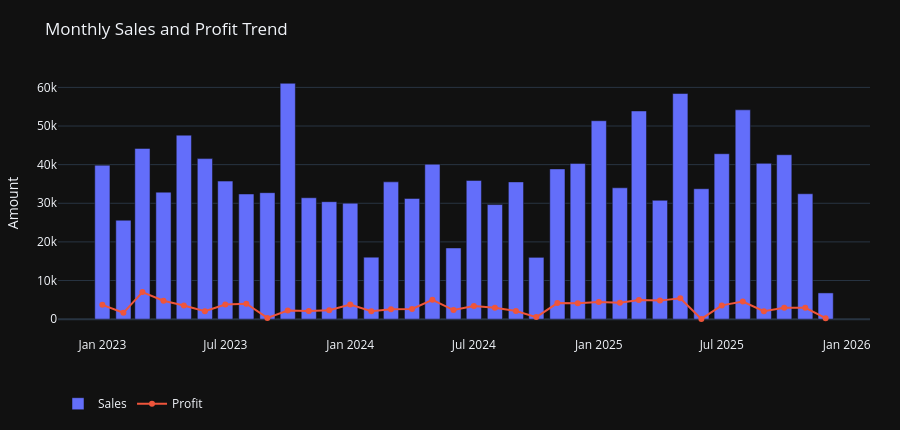

Source (notebook cell):
### Markdown cell above
## 6. Create interactive Plotly charts

### Code cell
template = 'plotly_dark'
plotly_config = {'displayModeBar': True, 'responsive': True}

fig_monthly = make_subplots(specs=[[{'secondary_y': False}]])
fig_monthly.add_trace(go.Bar(x=monthly['Order Month'], y=monthly['Sales'], name='Sales'))
fig_monthly.add_trace(go.Scatter(x=monthly['Order Month'], y=monthly['Profit'], name='Profit', mode='lines+markers'))
fig_monthly.update_layout(template=template, title='Monthly Sales and Profit Trend', height=430, legend=dict(orientation='h', y=-0.2), margin=dict(l=30,r=30,t=70,b=70))
fig_monthly.update_yaxes(title='Amount')

fig_region = px.bar(regional, x='Region', y=['Sales','Profit'], barmode='group', title='Regional Performance: Sales vs Profit', template=template, height=430)
fig_cat = px.pie(category, names='Category', values='Sales', title='Sales Mix by Category', template=template, hole=0.52, height=430)
fig_products = px.bar(top_products.sort_values('Sales'), y='Product Name', x='Sales', orientation='h', title='Top 10 Products by Sales', template=template, height=520, hover_data=['Profit','Orders'])
fig_sub = px.bar(subcategory.sort_values('Sales'), y='Sub-Category', x=['Sales','Profit'], orientation='h', barmode='group', title='Top Sub-Categories: Sales and Profit', template=template, height=500)
fig_segment = px.bar(segment, x='Segment', y=['Sales','Profit'], barmode='group', title='Customer Segment Performance', template=template, height=430, hover_data=['Customers'])
fig_ship = px.bar(ship, x='Ship Mode', y='Orders', color='Profit', title='Shipping Mode Performance by Orders and Profit', template=template, height=430, hover_data=['Sales','Avg_Ship_Days'])
fig_state = px.bar(state.sort_values('Sales'), y='State', x='Sales', orientation='h', title='Top 10 States by Sales', template=template, height=500, hover_data=['Profit'])
fig_discount = px.bar(discount, x='Discount Band', y=['Sales','Profit'], barmode='group', title='Discount Impact on Sales and Profit', template=template, height=430)
fig_scatter = px.scatter(df, x='Sales', y='Profit', color='Category', size='Quantity', hover_data=['Product Name','Region','Segment'], title='Sales vs Profit Relationship by Category', template=template, height=500)

fig_monthly.show()

### Figure 1 — Plotly figure (JSON) as saved in the notebook; plotly's stock layout.template omitted (floating-point values rounded to 4 significant figures)
{"data": [{"name": "Sales", "type": "bar", "x": ["2023-01", "2023-02", "2023-03", "2023-04", "2023-05", "2023-06", "2023-07", "2023-08", "2023-09", "2023-10", "2023-11", "2023-12", "2024-01", "2024-02", "2024-03", "2024-04", "2024-05", "2024-06", "2024-07", "2024-08", "2024-09", "2024-10", "2024-11", "2024-12", "2025-01", "2025-02", "2025-03", "2025-04", "2025-05", "2025-06", "2025-07", "2025-08", "2025-09", "2025-10", "2025-11", "2025-12"], "y": [39860.0, 25620.0, 44200.0, 32880.0, 47640.0, 41560.0, 35740.0, 32410.0, 32740.0, 61060.0, 31430.0, 30410.0, 30020.0, 16030.0, 35550.0, 31250.0, 40100.0, 18430.0, 35910.0, 29670.0, 35530.0, 16000.0, 38900.0, 40330.0, 51370.0, 34010.0, 53900.0, 30760.0, 58410.0, 33760.0, 42830.0, 54190.0, 40340.0, 42570.0, 32460.0, 6789.0]}, {"mode": "lines+markers", "name": "Profit", "type": "scatter", "x": ["2023-01", "2023-02", "2023-03", "2023-04", "2023-05", "2023-06", "2023-07", "2023-08", "2023-09", "2023-10", "2023-11", "2023-12", "2024-01", "2024-02", "2024-03", "2024-04", "2024-05", "2024-06", "2024-07", "2024-08", "2024-09", "2024-10", "2024-11", "2024-12", "2025-01", "2025-02", "2025-03", "2025-04", "2025-05", "2025-06", "2025-07", "2025-08", "2025-09", "2025-10", "2025-11", "2025-12"], "y": [3700.0, 1640.0, 7009.0, 4765.0, 3549.0, 2053.0, 3789.0, 4013.0, 326.3, 2245.0, 2135.0, 2305.0, 3760.0, 2026.0, 2536.0, 2641.0, 4997.0, 2349.0, 3413.0, 2974.0, 2117.0, 527.9, 4150.0, 4093.0, 4417.0, 4252.0, 4948.0, 4796.0, 5393.0, 50.26, 3562.0, 4554.0, 2064.0, 2958.0, 2938.0, 249.9]}], "layout": {"height": 430, "legend": {"orientation": "h", "y": -0.2}, "margin": {"b": 70, "l": 30, "r": 30, "t": 70}, "title": {"text": "Monthly Sales and Profit Trend"}, "xaxis": {"anchor": "y", "domain": [0, 1]}, "yaxis": {"anchor": "x", "domain": [0, 1], "title": {"text": "Amount"}}}}
